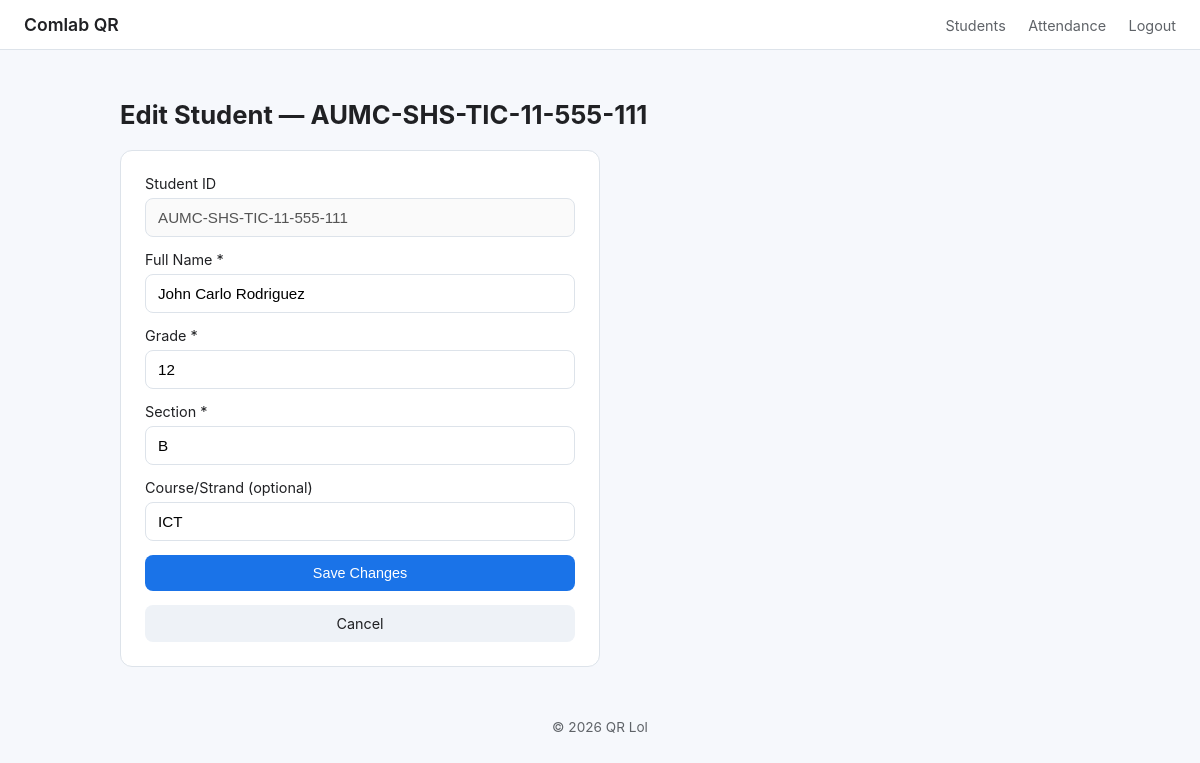
The app's page /admin/edit_student.php?id=AUMC-SHS-TIC-11-555-111 (signed in) with its own data.
### tables this page shows
CREATE TABLE `students` (
  `student_id` varchar(30) NOT NULL,
  `full_name` varchar(150) NOT NULL,
  `grade` varchar(20) NOT NULL,
  `section` varchar(50) NOT NULL,
  `strand` varchar(50) DEFAULT NULL,
  `qr_value` varchar(100) NOT NULL,
  `date_created` datetime DEFAULT current_timestamp()
);

### admin/edit_student.php (the view, shortened to what this page needs)
<?php
$db = getDB();
$id = $_GET['id'] ?? '';
$stmt = $db->prepare("SELECT * FROM students WHERE student_id = ?");
$stmt->execute([$id]);
$student = $stmt->fetch();
require_once __DIR__ . '/../includes/header.php';
?>
<h1>Edit Student — <?php echo htmlspecialchars($student['student_id']); ?></h1>
<form method="post" class="card form-card">
    <label>Student ID
        <input type="text" value="<?php echo htmlspecialchars($student['student_id']); ?>" disabled>
    </label>
    <label>Full Name *
        <input type="text" name="full_name" required value="<?php echo htmlspecialchars($_POST['full_name'] ?? $student['full_name']); ?>">
    </label>
    <label>Grade *
        <input type="text" name="grade" required value="<?php echo htmlspecialchars($_POST['grade'] ?? $student['grade']); ?>">
    </label>
    <label>Section *
        <input type="text" name="section" required value="<?php echo htmlspecialchars($_POST['section'] ?? $student['section']); ?>">
    </label>
    <label>Course/Strand (optional)
        <input type="text" name="strand" value="<?php echo htmlspecialchars($_POST['strand'] ?? $student['strand']); ?>">
    </label>
    <button type="submit" class="btn btn-primary">Save Changes</button>
    <a href="students.php" class="btn btn-secondary">Cancel</a>
</form>
<?php require_once __DIR__ . '/../includes/footer.php'; ?>

### assets/css/style.css (style rules this page uses)
:root { --primary: #1a73e8; --primary-dark: #1558b0; --success: #1e8e3e; --warning: #f9ab00; --error: #d93025; --bg: #f6f8fc; --card-bg: #ffffff; --border: #dde3ea; --text: #202124; --text-muted: #5f6368; }
* { box-sizing: border-box; }
body { margin: 0; font-family: -apple-system, BlinkMacSystemFont, "Segoe UI", Roboto, Arial, sans-serif; background: var(--bg); color: var(--text); }
h1 { font-size: 1.6rem; margin-bottom: 20px; }
.card { background: var(--card-bg); border: 1px solid var(--border); border-radius: 12px; padding: 24px; }
.form-card { max-width: 480px; display: flex; flex-direction: column; gap: 14px; }
.form-card label { display: flex; flex-direction: column; font-size: 0.9rem; gap: 6px; }
input[type=text], input[type=password], input[type=date] { padding: 10px 12px; border: 1px solid var(--border); border-radius: 8px; font-size: 0.95rem; }
.btn { display: inline-block; padding: 10px 18px; border-radius: 8px; border: none; font-size: 0.9rem; cursor: pointer; text-decoration: none; text-align: center; }
.btn-primary { background: var(--primary); color: #fff; }
.btn-secondary { background: #eef2f7; color: var(--text); }

### records on screen
students: student_id "AUMC-SHS-TIC-11-555-111", full_name "John Carlo Rodriguez", grade "12", section "B", strand "ICT"
